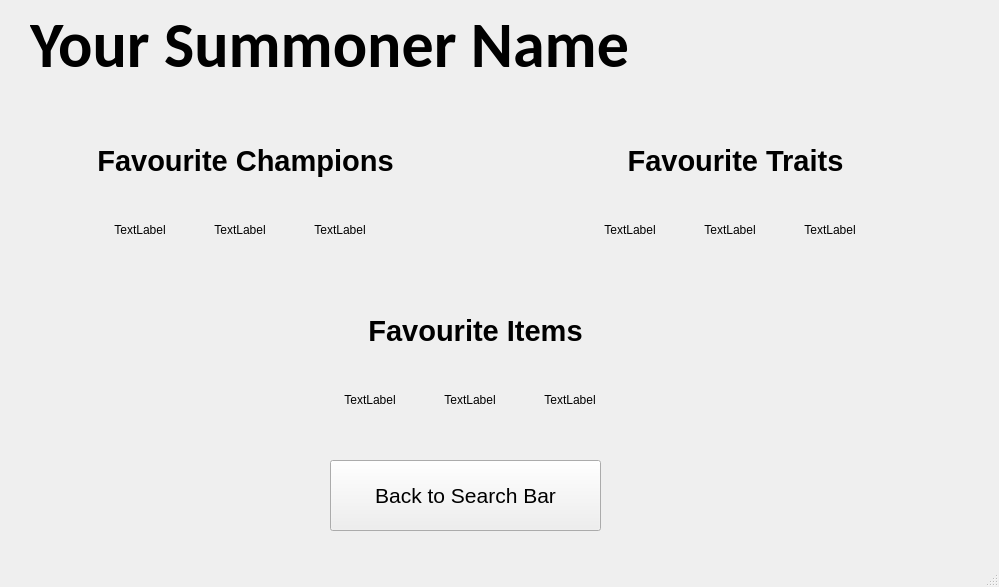
<?xml version="1.0" encoding="UTF-8"?>
<ui version="4.0">
 <class>ResultsWindow</class>
 <widget class="QMainWindow" name="ResultsWindow">
  <property name="geometry">
   <rect>
    <x>0</x>
    <y>0</y>
    <width>999</width>
    <height>587</height>
   </rect>
  </property>
  <property name="windowTitle">
   <string>MainWindow</string>
  </property>
  <property name="styleSheet">
   <string notr="true">QWidget#centralwidget{ border-image: url(:/newPrefix/Images/Background/ResultsWindow.jpg);}</string>
  </property>
  <widget class="QWidget" name="centralwidget">
   <widget class="QLabel" name="label_Summoner">
    <property name="geometry">
     <rect>
      <x>30</x>
      <y>10</y>
      <width>611</width>
      <height>71</height>
     </rect>
    </property>
    <property name="font">
     <font>
      <family>Calibri</family>
      <pointsize>48</pointsize>
      <weight>75</weight>
      <bold>true</bold>
     </font>
    </property>
    <property name="text">
     <string>Your Summoner Name</string>
    </property>
   </widget>
   <widget class="QLabel" name="label_champs1">
    <property name="geometry">
     <rect>
      <x>90</x>
      <y>180</y>
      <width>100</width>
      <height>100</height>
     </rect>
    </property>
    <property name="text">
     <string>TextLabel</string>
    </property>
    <property name="alignment">
     <set>Qt::AlignCenter</set>
    </property>
   </widget>
   <widget class="QLabel" name="label_champs2">
    <property name="geometry">
     <rect>
      <x>190</x>
      <y>180</y>
      <width>100</width>
      <height>100</height>
     </rect>
    </property>
    <property name="text">
     <string>TextLabel</string>
    </property>
    <property name="alignment">
     <set>Qt::AlignCenter</set>
    </property>
   </widget>
   <widget class="QLabel" name="label_champs3">
    <property name="geometry">
     <rect>
      <x>290</x>
      <y>180</y>
      <width>100</width>
      <height>100</height>
     </rect>
    </property>
    <property name="text">
     <string>TextLabel</string>
    </property>
    <property name="alignment">
     <set>Qt::AlignCenter</set>
    </property>
   </widget>
   <widget class="QLabel" name="label_champs">
    <property name="geometry">
     <rect>
      <x>80</x>
      <y>130</y>
      <width>331</width>
      <height>61</height>
     </rect>
    </property>
    <property name="font">
     <font>
      <pointsize>22</pointsize>
      <weight>75</weight>
      <bold>true</bold>
     </font>
    </property>
    <property name="text">
     <string>Favourite Champions</string>
    </property>
    <property name="alignment">
     <set>Qt::AlignCenter</set>
    </property>
   </widget>
   <widget class="QLabel" name="label_traits1">
    <property name="geometry">
     <rect>
      <x>580</x>
      <y>180</y>
      <width>100</width>
      <height>100</height>
     </rect>
    </property>
    <property name="text">
     <string>TextLabel</string>
    </property>
    <property name="alignment">
     <set>Qt::AlignCenter</set>
    </property>
   </widget>
   <widget class="QLabel" name="label_traits3">
    <property name="geometry">
     <rect>
      <x>780</x>
      <y>180</y>
      <width>100</width>
      <height>100</height>
     </rect>
    </property>
    <property name="styleSheet">
     <string notr="true"/>
    </property>
    <property name="text">
     <string>TextLabel</string>
    </property>
    <property name="alignment">
     <set>Qt::AlignCenter</set>
    </property>
   </widget>
   <widget class="QLabel" name="label_traits2">
    <property name="geometry">
     <rect>
      <x>680</x>
      <y>180</y>
      <width>100</width>
      <height>100</height>
     </rect>
    </property>
    <property name="text">
     <string>TextLabel</string>
    </property>
    <property name="alignment">
     <set>Qt::AlignCenter</set>
    </property>
   </widget>
   <widget class="QLabel" name="label_traits">
    <property name="geometry">
     <rect>
      <x>570</x>
      <y>130</y>
      <width>331</width>
      <height>61</height>
     </rect>
    </property>
    <property name="font">
     <font>
      <pointsize>22</pointsize>
      <weight>75</weight>
      <bold>true</bold>
     </font>
    </property>
    <property name="text">
     <string>Favourite Traits</string>
    </property>
    <property name="alignment">
     <set>Qt::AlignCenter</set>
    </property>
   </widget>
   <widget class="QLabel" name="label_items">
    <property name="geometry">
     <rect>
      <x>310</x>
      <y>300</y>
      <width>331</width>
      <height>61</height>
     </rect>
    </property>
    <property name="font">
     <font>
      <pointsize>22</pointsize>
      <weight>75</weight>
      <bold>true</bold>
     </font>
    </property>
    <property name="text">
     <string>Favourite Items</string>
    </property>
    <property name="alignment">
     <set>Qt::AlignCenter</set>
    </property>
   </widget>
   <widget class="QLabel" name="label_items1">
    <property name="geometry">
     <rect>
      <x>320</x>
      <y>350</y>
      <width>100</width>
      <height>100</height>
     </rect>
    </property>
    <property name="text">
     <string>TextLabel</string>
    </property>
    <property name="alignment">
     <set>Qt::AlignCenter</set>
    </property>
   </widget>
   <widget class="QLabel" name="label_items3">
    <property name="geometry">
     <rect>
      <x>520</x>
      <y>350</y>
      <width>100</width>
      <height>100</height>
     </rect>
    </property>
    <property name="text">
     <string>TextLabel</string>
    </property>
    <property name="alignment">
     <set>Qt::AlignCenter</set>
    </property>
   </widget>
   <widget class="QLabel" name="label_items2">
    <property name="geometry">
     <rect>
      <x>420</x>
      <y>350</y>
      <width>100</width>
      <height>100</height>
     </rect>
    </property>
    <property name="text">
     <string>TextLabel</string>
    </property>
    <property name="alignment">
     <set>Qt::AlignCenter</set>
    </property>
   </widget>
   <widget class="QPushButton" name="pushButton">
    <property name="geometry">
     <rect>
      <x>330</x>
      <y>460</y>
      <width>271</width>
      <height>71</height>
     </rect>
    </property>
    <property name="font">
     <font>
      <pointsize>16</pointsize>
     </font>
    </property>
    <property name="text">
     <string>Back to Search Bar</string>
    </property>
   </widget>
  </widget>
  <widget class="QStatusBar" name="statusbar"/>
 </widget>
 <resources>
  <include location="resultswindow.qrc"/>
 </resources>
 <connections/>
</ui>
